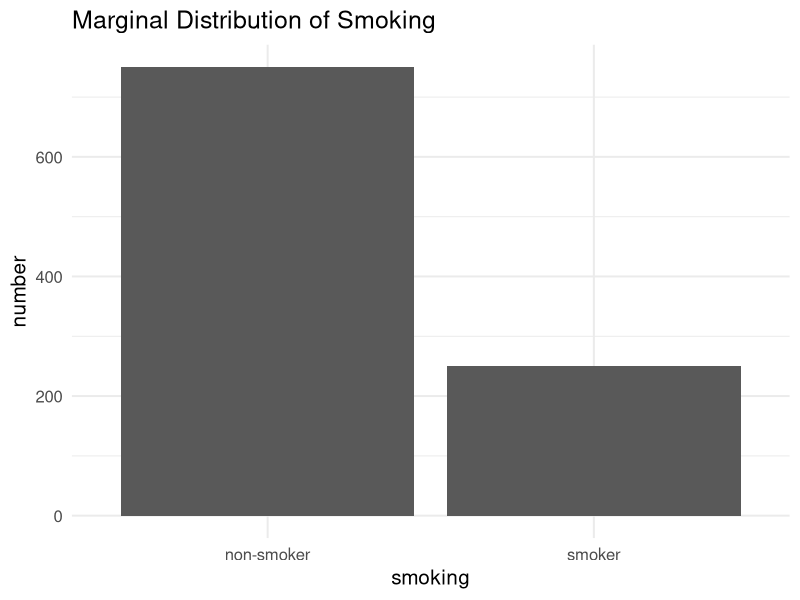
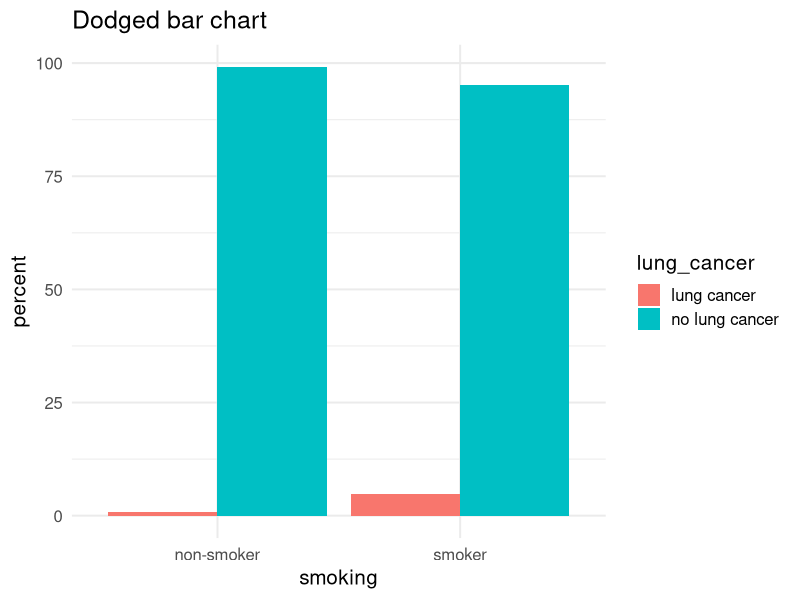
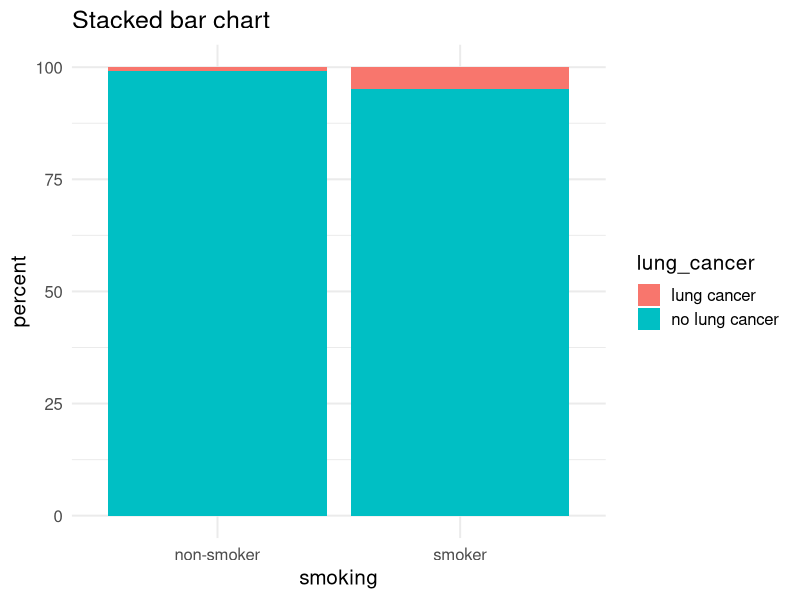
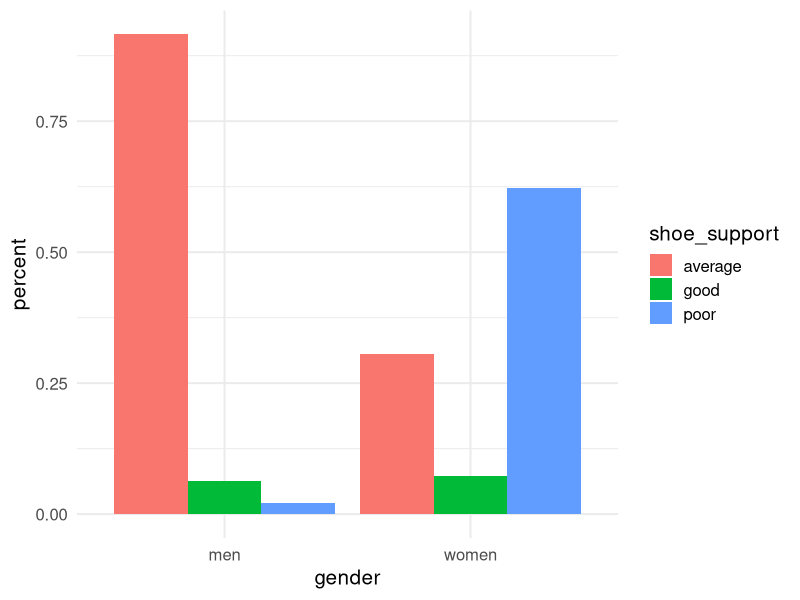
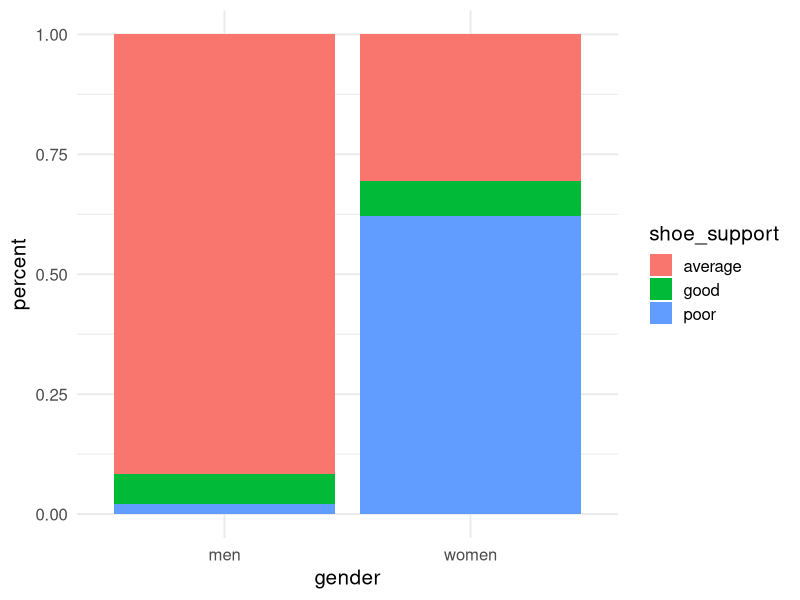
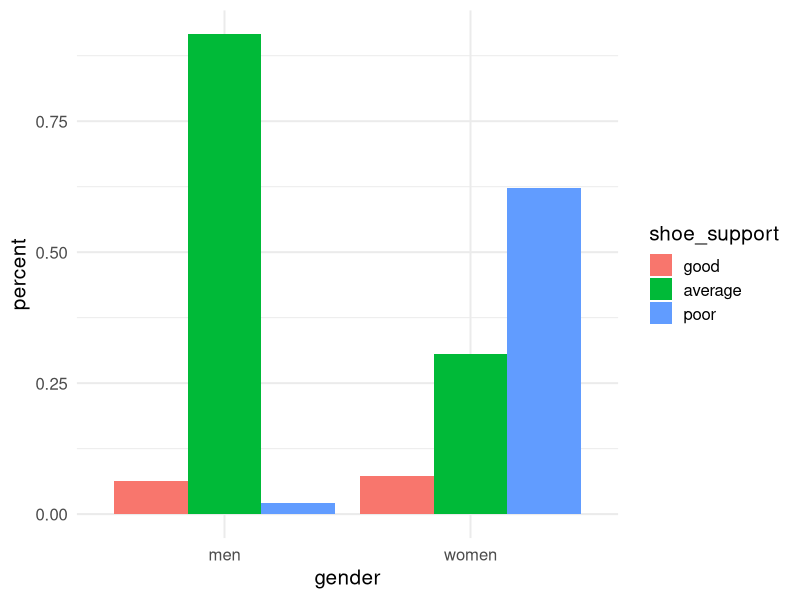
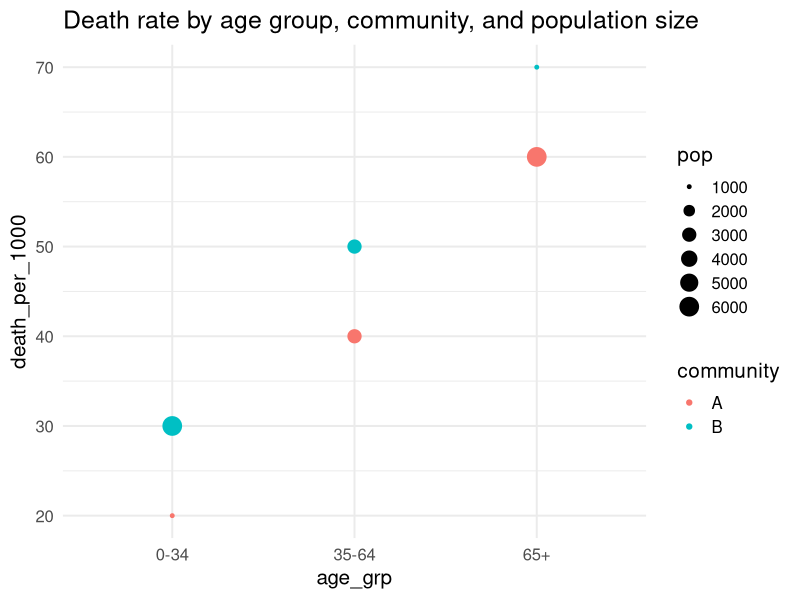
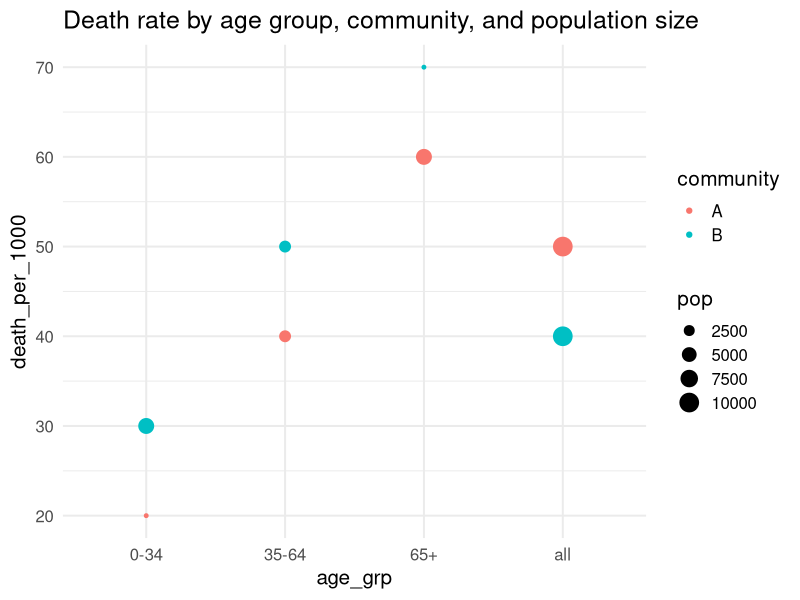

These figures' R source, in order: (Note: this script raises an error after producing the figures.)
## ---- chunk 1
library(knitr) # for include_graphics() 
library(dplyr)
## ---- chunk 2
image<-function(ff,ss,cc=NULL,ll=NULL){
  if(is.null(cc)){
    paste('\\centering','\n',
          '\\includegraphics[scale=',ss,']{',ff,'}',
          sep='')
  } else {
    paste('\\centering','\n',
          '\\copyrightbox[b]{',
          '\\includegraphics[scale=',ss,']{',ff,'}',
          '}{\\raggedleft{\\tiny \\href{',ll,'}{',cc,'}}}',
          sep='')    
  }
}
## ---- chunk 3
link<-function(tt,ll){
  paste('[\\textcolor[HTML]{ffa328}{\\ul{',tt,'}}]','(',ll,')',sep='')
}
## ---- chunk 4
library(tibble)
library(ggplot2)
library(dplyr)
library(forcats)
## ---- chunk 5
library(dplyr)
# students, you don't need to know how to do this
two_way_data <- tribble(~ smoking, ~ lung_cancer, ~ percent, ~number,
                     "smoker", "lung cancer", 4.8, 12,
                     "smoker", "no lung cancer", 95.2,238, 
                     "non-smoker", "lung cancer", 0.9, 7,
                     "non-smoker", "no lung cancer", 99.1, 743)
## ---- chunk 6
ggplot(two_way_data, aes(x = smoking, y=number)) + 
  geom_bar( stat = "identity")  +
  labs(title = "Marginal Distribution of Smoking") + theme_minimal(base_size = 15)
## ---- chunk 7
ggplot(two_way_data, aes(x = smoking, y = percent)) + 
  geom_bar(aes(fill = lung_cancer), stat = "identity", position = "dodge")  +
  labs(title = "Dodged bar chart") + theme_minimal(base_size = 15)
## ---- chunk 8
ggplot(two_way_data, aes(x = smoking, y = percent)) + 
  geom_bar(aes(fill = lung_cancer), stat = "identity", position = "stack") +
  labs(title = "Stacked bar chart") + theme_minimal(base_size = 15)
## ---- chunk 9
# students, you don't need to know how to do this
shoe_data <- tribble(~ shoe_support, ~ gender, ~ percent,
                       "good",    "men",   94/1472, 
                       "average", "men",   1348/1472,
                       "poor",    "men",   30/1472,
                       "good",    "women", 137/1900,
                       "average", "women", 581/1900,
                       "poor",    "women", 1182/1900)
shoe_data
## ---- chunk 10
ggplot(shoe_data, aes(x = gender, y = percent)) + 
  geom_bar(stat = "identity", aes(fill = shoe_support), position = "dodge") +
  theme_minimal(base_size = 15)
## ---- chunk 11
ggplot(shoe_data, aes(x = gender, y = percent)) + 
  geom_bar(stat = "identity", aes(fill = shoe_support), position = "stack") +
  theme_minimal(base_size = 15)
## ---- chunk 12
library(forcats)
shoe_data <- shoe_data %>% 
  mutate(shoe_support = fct_relevel(shoe_support, "good", "average", "poor"))

ggplot(shoe_data, aes(x = gender, y = percent)) + 
  geom_bar(stat = "identity", aes(fill = shoe_support), position = "dodge") +
  theme_minimal(base_size = 15)
## ---- chunk 13

simp_data <- tribble(~ age_grp, ~ community, ~ deaths, ~ pop,
                     "0-34", "A", 20, 1000, 
                     "35-64", "A", 120, 3000,
                     "65+", "A", 360, 6000,
                     "all", "A", 500, 10000,
                     "0-34", "B", 180, 6000,
                     "35-64", "B", 150, 3000,
                     "65+", "B", 70, 1000,
                     "all", "B", 400, 10000)
simp_data <- simp_data %>% 
  mutate(death_per_1000 = (deaths/pop) * 1000)
simp_data_no_all <- simp_data %>% filter(age_grp != "all")
## ---- chunk 14
ggplot(simp_data_no_all, aes(x = age_grp, y = death_per_1000)) + 
  geom_point(aes(col = community, size = pop)) + 
  labs(title = "Death rate by age group, community, and population size") +
  theme_minimal(base_size = 15)
## ---- chunk 15
ggplot(simp_data, aes(x = age_grp, y = death_per_1000)) + 
  geom_point(aes(col = community, size = pop)) + 
  labs(title = "Death rate by age group, community, and population size") +
  theme_minimal(base_size = 15)
## ---- chunk 16
#students, don't need to know the scale_fill_manual() function
ggplot(simp_data, aes(x = community, y = death_per_1000)) + 
  geom_bar(aes(fill = age_grp), position = "dodge", stat = "identity", col = "white") +
  theme_minimal(base_size = 15) +
  scale_fill_manual(values = c("#74a9cf", "#0570b0", "#034e7b", "grey"))
  # this scale function allows you to manually set your fill colors
  # colours declared with "#123456" are called hex codes and you can find them online!
## ---- chunk 17
knitr::include_graphics("show-work.jpg")
